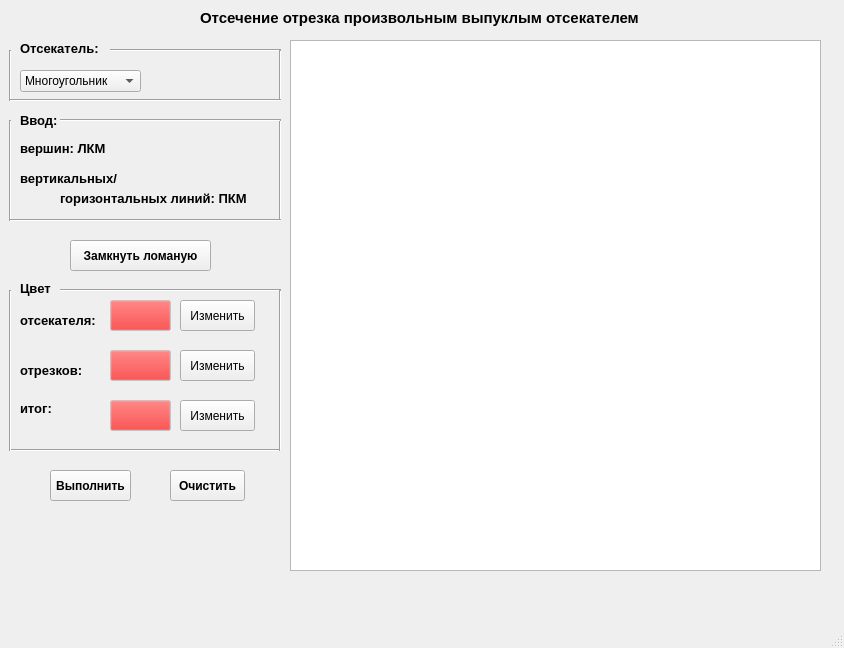
<?xml version="1.0" encoding="UTF-8"?>
<ui version="4.0">
 <class>MainWindow</class>
 <widget class="QMainWindow" name="MainWindow">
  <property name="geometry">
   <rect>
    <x>0</x>
    <y>0</y>
    <width>844</width>
    <height>648</height>
   </rect>
  </property>
  <property name="windowTitle">
   <string>MainWindow</string>
  </property>
  <widget class="QWidget" name="centralwidget">
   <widget class="QLabel" name="label">
    <property name="geometry">
     <rect>
      <x>200</x>
      <y>10</y>
      <width>501</width>
      <height>16</height>
     </rect>
    </property>
    <property name="font">
     <font>
      <pointsize>11</pointsize>
      <weight>75</weight>
      <bold>true</bold>
     </font>
    </property>
    <property name="text">
     <string>Отсечение отрезка произвольным выпуклым отсекателем</string>
    </property>
   </widget>
   <widget class="QLabel" name="label_2">
    <property name="geometry">
     <rect>
      <x>20</x>
      <y>40</y>
      <width>91</width>
      <height>16</height>
     </rect>
    </property>
    <property name="font">
     <font>
      <pointsize>10</pointsize>
      <weight>75</weight>
      <italic>false</italic>
      <bold>true</bold>
      <underline>false</underline>
     </font>
    </property>
    <property name="text">
     <string>Отсекатель:</string>
    </property>
   </widget>
   <widget class="QComboBox" name="comboBox">
    <property name="geometry">
     <rect>
      <x>20</x>
      <y>70</y>
      <width>121</width>
      <height>22</height>
     </rect>
    </property>
    <property name="font">
     <font>
      <pointsize>9</pointsize>
      <weight>50</weight>
      <bold>false</bold>
     </font>
    </property>
    <property name="currentText">
     <string>Многоугольник</string>
    </property>
    <item>
     <property name="text">
      <string>Многоугольник</string>
     </property>
    </item>
   </widget>
   <widget class="QLabel" name="label_9">
    <property name="geometry">
     <rect>
      <x>20</x>
      <y>110</y>
      <width>261</width>
      <height>21</height>
     </rect>
    </property>
    <property name="font">
     <font>
      <pointsize>10</pointsize>
      <weight>75</weight>
      <bold>true</bold>
     </font>
    </property>
    <property name="text">
     <string>Ввод:</string>
    </property>
   </widget>
   <widget class="Line" name="line_5">
    <property name="geometry">
     <rect>
      <x>110</x>
      <y>40</y>
      <width>171</width>
      <height>20</height>
     </rect>
    </property>
    <property name="orientation">
     <enum>Qt::Horizontal</enum>
    </property>
   </widget>
   <widget class="Line" name="line_6">
    <property name="geometry">
     <rect>
      <x>0</x>
      <y>50</y>
      <width>20</width>
      <height>51</height>
     </rect>
    </property>
    <property name="orientation">
     <enum>Qt::Vertical</enum>
    </property>
   </widget>
   <widget class="Line" name="line_7">
    <property name="geometry">
     <rect>
      <x>270</x>
      <y>50</y>
      <width>20</width>
      <height>51</height>
     </rect>
    </property>
    <property name="orientation">
     <enum>Qt::Vertical</enum>
    </property>
   </widget>
   <widget class="Line" name="line_8">
    <property name="geometry">
     <rect>
      <x>10</x>
      <y>90</y>
      <width>271</width>
      <height>20</height>
     </rect>
    </property>
    <property name="orientation">
     <enum>Qt::Horizontal</enum>
    </property>
   </widget>
   <widget class="Line" name="line_9">
    <property name="geometry">
     <rect>
      <x>0</x>
      <y>120</y>
      <width>20</width>
      <height>101</height>
     </rect>
    </property>
    <property name="orientation">
     <enum>Qt::Vertical</enum>
    </property>
   </widget>
   <widget class="Line" name="line_10">
    <property name="geometry">
     <rect>
      <x>270</x>
      <y>120</y>
      <width>20</width>
      <height>101</height>
     </rect>
    </property>
    <property name="orientation">
     <enum>Qt::Vertical</enum>
    </property>
   </widget>
   <widget class="Line" name="line_12">
    <property name="geometry">
     <rect>
      <x>60</x>
      <y>110</y>
      <width>221</width>
      <height>20</height>
     </rect>
    </property>
    <property name="orientation">
     <enum>Qt::Horizontal</enum>
    </property>
   </widget>
   <widget class="QLabel" name="label_12">
    <property name="geometry">
     <rect>
      <x>20</x>
      <y>170</y>
      <width>141</width>
      <height>16</height>
     </rect>
    </property>
    <property name="font">
     <font>
      <pointsize>10</pointsize>
      <weight>75</weight>
      <bold>true</bold>
     </font>
    </property>
    <property name="text">
     <string>вертикальных/</string>
    </property>
   </widget>
   <widget class="QLabel" name="label_13">
    <property name="geometry">
     <rect>
      <x>20</x>
      <y>140</y>
      <width>141</width>
      <height>16</height>
     </rect>
    </property>
    <property name="font">
     <font>
      <pointsize>10</pointsize>
      <weight>75</weight>
      <bold>true</bold>
     </font>
    </property>
    <property name="text">
     <string>вершин: ЛКМ</string>
    </property>
   </widget>
   <widget class="QLabel" name="label_14">
    <property name="geometry">
     <rect>
      <x>60</x>
      <y>190</y>
      <width>201</width>
      <height>16</height>
     </rect>
    </property>
    <property name="font">
     <font>
      <pointsize>10</pointsize>
      <weight>75</weight>
      <bold>true</bold>
     </font>
    </property>
    <property name="text">
     <string>горизонтальных линий: ПКМ</string>
    </property>
   </widget>
   <widget class="Line" name="line_14">
    <property name="geometry">
     <rect>
      <x>10</x>
      <y>210</y>
      <width>271</width>
      <height>20</height>
     </rect>
    </property>
    <property name="orientation">
     <enum>Qt::Horizontal</enum>
    </property>
   </widget>
   <widget class="QPushButton" name="ColorLabelCut">
    <property name="enabled">
     <bool>false</bool>
    </property>
    <property name="geometry">
     <rect>
      <x>110</x>
      <y>350</y>
      <width>61</width>
      <height>31</height>
     </rect>
    </property>
    <property name="palette">
     <palette>
      <active>
       <colorrole role="Button">
        <brush brushstyle="SolidPattern">
         <color alpha="255">
          <red>240</red>
          <green>14</green>
          <blue>14</blue>
         </color>
        </brush>
       </colorrole>
      </active>
      <inactive>
       <colorrole role="Button">
        <brush brushstyle="SolidPattern">
         <color alpha="255">
          <red>240</red>
          <green>14</green>
          <blue>14</blue>
         </color>
        </brush>
       </colorrole>
      </inactive>
      <disabled>
       <colorrole role="Button">
        <brush brushstyle="SolidPattern">
         <color alpha="255">
          <red>240</red>
          <green>14</green>
          <blue>14</blue>
         </color>
        </brush>
       </colorrole>
      </disabled>
     </palette>
    </property>
    <property name="font">
     <font>
      <pointsize>8</pointsize>
     </font>
    </property>
    <property name="mouseTracking">
     <bool>false</bool>
    </property>
    <property name="text">
     <string/>
    </property>
    <property name="default">
     <bool>false</bool>
    </property>
    <property name="flat">
     <bool>false</bool>
    </property>
   </widget>
   <widget class="QPushButton" name="ChangeColorCut">
    <property name="geometry">
     <rect>
      <x>180</x>
      <y>350</y>
      <width>75</width>
      <height>31</height>
     </rect>
    </property>
    <property name="font">
     <font>
      <pointsize>9</pointsize>
      <weight>50</weight>
      <bold>false</bold>
     </font>
    </property>
    <property name="text">
     <string>Изменить</string>
    </property>
   </widget>
   <widget class="QPushButton" name="ColorLabelRect">
    <property name="enabled">
     <bool>false</bool>
    </property>
    <property name="geometry">
     <rect>
      <x>110</x>
      <y>300</y>
      <width>61</width>
      <height>31</height>
     </rect>
    </property>
    <property name="palette">
     <palette>
      <active>
       <colorrole role="Button">
        <brush brushstyle="SolidPattern">
         <color alpha="255">
          <red>240</red>
          <green>14</green>
          <blue>14</blue>
         </color>
        </brush>
       </colorrole>
      </active>
      <inactive>
       <colorrole role="Button">
        <brush brushstyle="SolidPattern">
         <color alpha="255">
          <red>240</red>
          <green>14</green>
          <blue>14</blue>
         </color>
        </brush>
       </colorrole>
      </inactive>
      <disabled>
       <colorrole role="Button">
        <brush brushstyle="SolidPattern">
         <color alpha="255">
          <red>240</red>
          <green>14</green>
          <blue>14</blue>
         </color>
        </brush>
       </colorrole>
      </disabled>
     </palette>
    </property>
    <property name="font">
     <font>
      <pointsize>8</pointsize>
     </font>
    </property>
    <property name="mouseTracking">
     <bool>false</bool>
    </property>
    <property name="text">
     <string/>
    </property>
    <property name="default">
     <bool>false</bool>
    </property>
    <property name="flat">
     <bool>false</bool>
    </property>
   </widget>
   <widget class="QLabel" name="label_16">
    <property name="geometry">
     <rect>
      <x>20</x>
      <y>310</y>
      <width>91</width>
      <height>21</height>
     </rect>
    </property>
    <property name="font">
     <font>
      <pointsize>10</pointsize>
      <weight>75</weight>
      <bold>true</bold>
     </font>
    </property>
    <property name="text">
     <string>отсекателя:</string>
    </property>
   </widget>
   <widget class="QPushButton" name="ChangeColorFig">
    <property name="geometry">
     <rect>
      <x>180</x>
      <y>300</y>
      <width>75</width>
      <height>31</height>
     </rect>
    </property>
    <property name="font">
     <font>
      <pointsize>9</pointsize>
      <weight>50</weight>
      <bold>false</bold>
     </font>
    </property>
    <property name="text">
     <string>Изменить</string>
    </property>
   </widget>
   <widget class="QLabel" name="label_17">
    <property name="geometry">
     <rect>
      <x>20</x>
      <y>280</y>
      <width>41</width>
      <height>16</height>
     </rect>
    </property>
    <property name="font">
     <font>
      <pointsize>10</pointsize>
      <weight>75</weight>
      <bold>true</bold>
     </font>
    </property>
    <property name="text">
     <string>Цвет</string>
    </property>
   </widget>
   <widget class="QLabel" name="label_18">
    <property name="geometry">
     <rect>
      <x>20</x>
      <y>360</y>
      <width>91</width>
      <height>21</height>
     </rect>
    </property>
    <property name="font">
     <font>
      <pointsize>10</pointsize>
      <weight>75</weight>
      <bold>true</bold>
     </font>
    </property>
    <property name="text">
     <string>отрезков:</string>
    </property>
   </widget>
   <widget class="QLabel" name="label_20">
    <property name="geometry">
     <rect>
      <x>20</x>
      <y>400</y>
      <width>41</width>
      <height>16</height>
     </rect>
    </property>
    <property name="font">
     <font>
      <pointsize>10</pointsize>
      <weight>75</weight>
      <bold>true</bold>
     </font>
    </property>
    <property name="text">
     <string>итог:</string>
    </property>
   </widget>
   <widget class="QPushButton" name="ColorLabelTask">
    <property name="enabled">
     <bool>false</bool>
    </property>
    <property name="geometry">
     <rect>
      <x>110</x>
      <y>400</y>
      <width>61</width>
      <height>31</height>
     </rect>
    </property>
    <property name="palette">
     <palette>
      <active>
       <colorrole role="Button">
        <brush brushstyle="SolidPattern">
         <color alpha="255">
          <red>240</red>
          <green>14</green>
          <blue>14</blue>
         </color>
        </brush>
       </colorrole>
      </active>
      <inactive>
       <colorrole role="Button">
        <brush brushstyle="SolidPattern">
         <color alpha="255">
          <red>240</red>
          <green>14</green>
          <blue>14</blue>
         </color>
        </brush>
       </colorrole>
      </inactive>
      <disabled>
       <colorrole role="Button">
        <brush brushstyle="SolidPattern">
         <color alpha="255">
          <red>240</red>
          <green>14</green>
          <blue>14</blue>
         </color>
        </brush>
       </colorrole>
      </disabled>
     </palette>
    </property>
    <property name="font">
     <font>
      <pointsize>8</pointsize>
     </font>
    </property>
    <property name="mouseTracking">
     <bool>false</bool>
    </property>
    <property name="text">
     <string/>
    </property>
    <property name="default">
     <bool>false</bool>
    </property>
    <property name="flat">
     <bool>false</bool>
    </property>
   </widget>
   <widget class="QPushButton" name="ChangeColorTask">
    <property name="geometry">
     <rect>
      <x>180</x>
      <y>400</y>
      <width>75</width>
      <height>31</height>
     </rect>
    </property>
    <property name="font">
     <font>
      <pointsize>9</pointsize>
      <weight>50</weight>
      <bold>false</bold>
     </font>
    </property>
    <property name="text">
     <string>Изменить</string>
    </property>
   </widget>
   <widget class="Line" name="line_17">
    <property name="geometry">
     <rect>
      <x>60</x>
      <y>280</y>
      <width>221</width>
      <height>20</height>
     </rect>
    </property>
    <property name="orientation">
     <enum>Qt::Horizontal</enum>
    </property>
   </widget>
   <widget class="Line" name="line_18">
    <property name="geometry">
     <rect>
      <x>10</x>
      <y>440</y>
      <width>271</width>
      <height>20</height>
     </rect>
    </property>
    <property name="orientation">
     <enum>Qt::Horizontal</enum>
    </property>
   </widget>
   <widget class="Line" name="line_19">
    <property name="geometry">
     <rect>
      <x>270</x>
      <y>290</y>
      <width>20</width>
      <height>161</height>
     </rect>
    </property>
    <property name="orientation">
     <enum>Qt::Vertical</enum>
    </property>
   </widget>
   <widget class="Line" name="line_20">
    <property name="geometry">
     <rect>
      <x>0</x>
      <y>290</y>
      <width>20</width>
      <height>161</height>
     </rect>
    </property>
    <property name="orientation">
     <enum>Qt::Vertical</enum>
    </property>
   </widget>
   <widget class="QGraphicsView" name="graphicsView">
    <property name="geometry">
     <rect>
      <x>290</x>
      <y>40</y>
      <width>531</width>
      <height>531</height>
     </rect>
    </property>
   </widget>
   <widget class="QPushButton" name="Clean">
    <property name="geometry">
     <rect>
      <x>170</x>
      <y>470</y>
      <width>75</width>
      <height>31</height>
     </rect>
    </property>
    <property name="font">
     <font>
      <pointsize>9</pointsize>
      <weight>75</weight>
      <bold>true</bold>
     </font>
    </property>
    <property name="text">
     <string>Очистить</string>
    </property>
   </widget>
   <widget class="QPushButton" name="DoTask">
    <property name="geometry">
     <rect>
      <x>50</x>
      <y>470</y>
      <width>81</width>
      <height>31</height>
     </rect>
    </property>
    <property name="font">
     <font>
      <pointsize>9</pointsize>
      <weight>75</weight>
      <bold>true</bold>
     </font>
    </property>
    <property name="text">
     <string>Выполнить</string>
    </property>
   </widget>
   <widget class="QPushButton" name="LockLine">
    <property name="geometry">
     <rect>
      <x>70</x>
      <y>240</y>
      <width>141</width>
      <height>31</height>
     </rect>
    </property>
    <property name="font">
     <font>
      <pointsize>9</pointsize>
      <weight>75</weight>
      <bold>true</bold>
     </font>
    </property>
    <property name="text">
     <string>Замкнуть ломаную</string>
    </property>
   </widget>
  </widget>
  <widget class="QMenuBar" name="menubar">
   <property name="geometry">
    <rect>
     <x>0</x>
     <y>0</y>
     <width>844</width>
     <height>21</height>
    </rect>
   </property>
  </widget>
  <widget class="QStatusBar" name="statusbar"/>
 </widget>
 <resources/>
 <connections/>
</ui>
